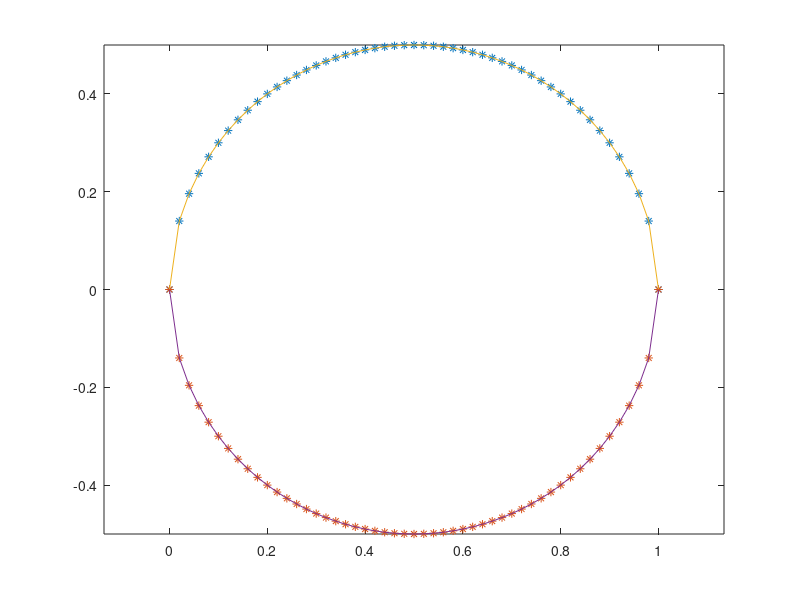

This figure's MATLAB source:
%%%%%%%%%%%%%%%%%%%%%%%%%%%%%%%%%%%%%%%%%%%%%%%%%%%%%
%       Hicks-Henne Polynomial Implementation       %
%       16 Aug 2016                                 %
%%%%%%%%%%%%%%%%%%%%%%%%%%%%%%%%%%%%%%%%%%%%%%%%%%%%%
clear all;
close all;
format long;
clc;

N = 50;
c = 1;
r = c/2;
a = 0;
b = 2*r;
h = (b-a)/N;
ubase = zeros(N+1,1);
lbase= zeros(N+1,1);
x = a:h:b;
for i = 1:N+1
    ubase(i) = sqrt(r^2 - (x(i)-r)^2);
    lbase(i) = -sqrt(r^2 - (x(i)-r)^2);
end

dpa = zeros(5,1);
dpb = zeros(5,1);


for i = 1:N+1
    unew(i) = ubase(i) + (dpa(1)*sqrt(x(i))*(1-x(i))/exp(15*x(i))) + ...
        (dpa(2)*(sin(pi*(x(i)^0.25))^3)) + (dpa(3)*(sin(pi*(x(i)^0.757))^3))+ ...
        (dpa(4)*(sin(pi*(x(i)^1.357))^3)) + (dpa(5)*sqrt(x(i))*(1-x(i))/exp(10*x(i)));
    lnew(i) = lbase(i) + (dpb(1)*sqrt(x(i))*(1-x(i))/exp(15*x(i))) + ...
        (dpb(2)*(sin(pi*(x(i)^0.25))^3)) + (dpb(3)*(sin(pi*(x(i)^0.757))^3))+ ...
        (dpb(4)*(sin(pi*(x(i)^1.357))^3)) + (dpb(5)*sqrt(x(i))*(1-x(i))/exp(10*x(i)));
end
plot(x,unew,'*',x,lnew,'*');
hold on;
plot(x,unew,x,lnew);
axis equal tight;

